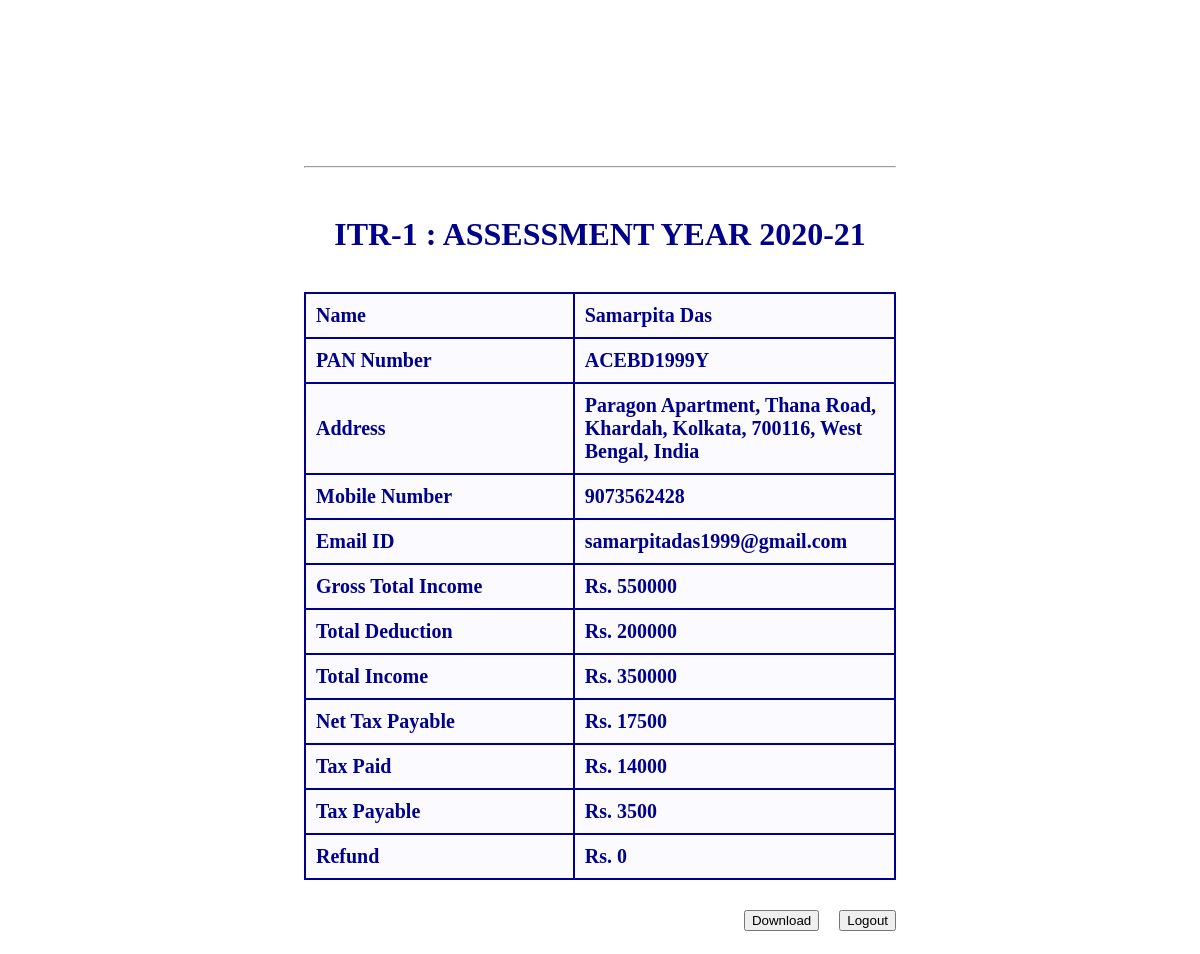
The page /viewack/ackform.php (signed in) on the database its author committed.
### tables this page shows
CREATE TABLE `user_details` (
  `user_id` varchar(10) NOT NULL,
  `first_name` varchar(20) NOT NULL,
  `middle_name` varchar(20) NOT NULL,
  `last_name` varchar(20) NOT NULL,
  `date_of_birth` date NOT NULL,
  `email` varchar(50) NOT NULL,
  `mobile_no` varchar(10) NOT NULL,
  `country` varchar(10) NOT NULL,
  `state` varchar(20) NOT NULL,
  `address` varchar(500) NOT NULL
);

CREATE TABLE `income_details` (
  `user_id` varchar(10) NOT NULL,
  `gross_total` float NOT NULL,
  `total_deduction` float NOT NULL,
  `total_income` float NOT NULL,
  `net_tax` float NOT NULL,
  `tax_paid` float NOT NULL,
  `tax_payable` float NOT NULL,
  `refund_amount` float NOT NULL
);

### viewack/ackform.php (the view, shortened to what this page needs)
<!DOCTYPE html>
<html>
<head>
    <link rel="stylesheet" href="ackstyle.css">
</head>
<body>
    <?php
    include '../dbconnect/dbconn.php';
    $user_id = $_SESSION['userid'];
    $query1 = "SELECT * FROM `user_details` WHERE user_id='$user_id'";
    $result1 = mysqli_query($conn, $query1);
    $row1 = $result1->fetch_assoc();
    $first_name = $row1['first_name'];
    $middle_name = $row1['middle_name'];
    $last_name = $row1['last_name'];
    $name = $first_name.' '.$middle_name.' '.$last_name;
    $email = $row1['email'];
    $mobile_no = $row1['mobile_no'];
    $country = $row1['country'];
    $state = $row1['state'];
    $temp = $row1['address'];
    $address = $temp.', '.$state.', '.$country;
    $query2 = "SELECT * FROM `income_details` WHERE user_id='$user_id'";
    $result2 = mysqli_query($conn, $query2);
    $row2 = $result2->fetch_assoc();
    $gross_total = $row2['gross_total'];
    $total_deduction = $row2['total_deduction'];
    $total_income = $row2['total_income'];
    $net_tax = $row2['net_tax'];
    $tax_paid = $row2['tax_paid'];
    $tax_payable = $row2['tax_payable'];
    $refund_amount = $row2['refund_amount'];
    ?>
    <div id="formview" class="container">
        <div class="bgi"></div>
        <hr>
        <br>
        <h1>ITR-1 : ASSESSMENT YEAR 2020-21</h1>
        <br>
        <table>
            <tr>
                <th class="col1">Name</th>
                <th class="col2">
                    <?php echo $name?>
                </th>
            </tr>
            <tr>
                <th class="col1">PAN Number</th>
                <th class="col2">
                    <?php echo $user_id?>
                </th>
            </tr>
            <tr>
                <th class="col1">Address</th>
                <th class="col2">
                    <?php echo $address?>
                </th>
            </tr>
            <tr>
                <th class="col1">Mobile Number</th>
                <th class="col2">
                    <?php echo $mobile_no?>
                </th>
            </tr>
            <tr>
                <th class="col1">Email ID</th>
                <th class="col2">
                    <?php echo $email?>
                </th>
            </tr>
            <tr>
                <th class="col1">Gross Total Income</th>
                <th class="col2">Rs.
                    <?php echo $gross_total?>
                </th>
            </tr>
            <tr>
                <th class="col1">Total Deduction</th>
                <th class="col2">Rs.
                    <?php echo $total_deduction?>
                </th>
            </tr>
            <tr>
                <th class="col1">Total Income</th>
                <th class="col2">Rs.
                    <?php echo $total_income?>
                </th>
            </tr>
            <tr>
                <th class="col1">Net Tax Payable</th>
                <th class="col2">Rs.
                    <?php echo $net_tax?>
                </th>
            </tr>
            <tr>
                <th class="col1">Tax Paid</th>
                <th class="col2">Rs.
                    <?php echo $tax_paid?>
                </th>
            </tr>
            <tr>
                <th class="col1">Tax Payable</th>
                <th class="col2">Rs.
                    <?php echo $tax_payable?>
                </th>
            </tr>
            <tr>
                <th class="col1">Refund</th>
                <th class="col2">Rs.
                    <?php echo $refund_amount?>
                </th>
            </tr>
        </table>
    </div>
    <form action="../logout/logout.php" method="post">
        <button class="logoutbtn" id="logoutbtn" name="logoutbtn">Logout</button>
    </form>
    <button class="downloadbtn" id="downloadbtn" name="downloadbtn" onclick="SaveAsPDF()">Download</button>
    <br><br>
</body>
</html>

### viewack/ackstyle.css (style rules this page uses)
body { color: darkblue; -webkit-print-color-adjust: exact; }
h1 { text-align: center; }
.bgi { padding-top: 10%; padding-bottom: 10%; background-image: url("../images/img1.png"); background-repeat: no-repeat; background-size: 100% 100%; }
.container { margin-left: 25%; margin-right: 25%; margin-top: 40px; margin-bottom: 30px; }
table { margin: 0 auto; width: 100%; text-align: left; font-size: 20px; }
.col1 { width: 40%; }
.col2 { width: 45%; }
table, th, td { background-color: #FBFBFF; border: 2px solid darkblue; border-collapse: collapse; padding: 10px; }
.logoutbtn { margin-right: 25%; float: right; }
.downloadbtn { margin-right: 20px; float: right; }

### rows shown on the page
user_details: name "Samarpita Das", address "Paragon Apartment, Thana Road, Khardah, Kolkata, 700116, West Bengal, India", mobile_no "9073562428", email "samarpitadas1999@gmail.com"
income_details: gross_total "550000", total_deduction "200000", total_income "350000", net_tax "17500", tax_paid "14000", tax_payable "3500", refund_amount "0"

### other values the page prints
$user_id "ACEBD1999Y"
